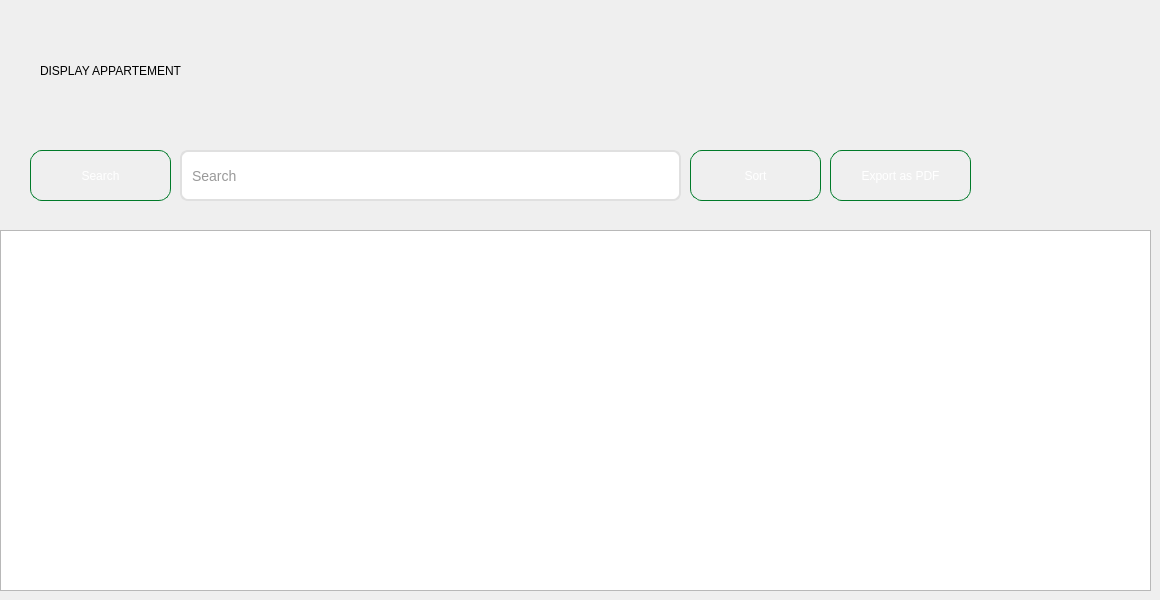
         <widget class="QWidget" name="tab_14">
          <attribute name="title">
           <string>DISPLAY</string>
          </attribute>
          <widget class="QWidget" name="widget_12" native="true">
           <property name="geometry">
            <rect>
             <x>0</x>
             <y>0</y>
             <width>1151</width>
             <height>591</height>
            </rect>
           </property>
           <widget class="QPushButton" name="searchRoomBtn_3">
            <property name="geometry">
             <rect>
              <x>30</x>
              <y>150</y>
              <width>141</width>
              <height>51</height>
             </rect>
            </property>
            <property name="styleSheet">
             <string notr="true">QPushButton {
	font: 700 italic 10pt &quot;Times New Roman&quot;;
    background: qlineargradient(x1:0, y1:0, x2:0, y2:1,
                                stop:0 #00ff66, stop:1 #009933);
    color: white;
    border: 1px solid #007a29;
    border-radius: 12px;
    padding: 6px;
}
QPushButton :hover {
    background: qlineargradient(x1:0, y1:0, x2:0, y2:1,
                                stop:0 #33ff99, stop:1 #00cc44);
}

QPushButton:pressed {
    background: qlineargradient(x1:0, y1:0, x2:0, y2:1,
                                stop:0 #00cc44, stop:1 #007a29);
}
</string>
            </property>
            <property name="text">
             <string>Search</string>
            </property>
           </widget>
           <widget class="QLineEdit" name="searchEdit">
            <property name="geometry">
             <rect>
              <x>180</x>
              <y>150</y>
              <width>501</width>
              <height>51</height>
             </rect>
            </property>
            <property name="styleSheet">
             <string notr="true">QLineEdit {
    background-color: white;
    border: 2px solid #e0e0e0;
    border-radius: 8px;
    padding: 8px;
    font-size: 14px;
    color: #333;
}

QLineEdit:hover {
    border: 2px solid #29b6f6;
    background-color: #f9f9f9;
}

QLineEdit:focus {
    border: 2px solid #0d47a1;
    background-color: white;
}</string>
            </property>
            <property name="placeholderText">
             <string>Search</string>
            </property>
           </widget>
           <widget class="QPushButton" name="sortBtn">
            <property name="geometry">
             <rect>
              <x>690</x>
              <y>150</y>
              <width>131</width>
              <height>51</height>
             </rect>
            </property>
            <property name="styleSheet">
             <string notr="true">QPushButton {
	font: 700 italic 10pt &quot;Times New Roman&quot;;
    background: qlineargradient(x1:0, y1:0, x2:0, y2:1,
                                stop:0 #00ff66, stop:1 #009933);
    color: white;
    border: 1px solid #007a29;
    border-radius: 12px;
    padding: 6px;
}
QPushButton :hover {
    background: qlineargradient(x1:0, y1:0, x2:0, y2:1,
                                stop:0 #33ff99, stop:1 #00cc44);
}

QPushButton:pressed {
    background: qlineargradient(x1:0, y1:0, x2:0, y2:1,
                                stop:0 #00cc44, stop:1 #007a29);
}
</string>
            </property>
            <property name="text">
             <string>Sort</string>
            </property>
           </widget>
           <widget class="QPushButton" name="exportPdfBtn">
            <property name="geometry">
             <rect>
              <x>830</x>
              <y>150</y>
              <width>141</width>
              <height>51</height>
             </rect>
            </property>
            <property name="styleSheet">
             <string notr="true">QPushButton {
	font: 700 italic 10pt &quot;Times New Roman&quot;;
    background: qlineargradient(x1:0, y1:0, x2:0, y2:1,
                                stop:0 #00ff66, stop:1 #009933);
    color: white;
    border: 1px solid #007a29;
    border-radius: 12px;
    padding: 6px;
}
QPushButton :hover {
    background: qlineargradient(x1:0, y1:0, x2:0, y2:1,
                                stop:0 #33ff99, stop:1 #00cc44);
}

QPushButton:pressed {
    background: qlineargradient(x1:0, y1:0, x2:0, y2:1,
                                stop:0 #00cc44, stop:1 #007a29);
}
</string>
            </property>
            <property name="text">
             <string>Export as PDF</string>
            </property>
           </widget>
           <widget class="QLabel" name="label_29">
            <property name="geometry">
             <rect>
              <x>40</x>
              <y>40</y>
              <width>711</width>
              <height>61</height>
             </rect>
            </property>
            <property name="styleSheet">
             <string notr="true">font: 700 italic 36pt &quot;Times New Roman&quot;;</string>
            </property>
            <property name="text">
             <string>DISPLAY APPARTEMENT</string>
            </property>
           </widget>
           <widget class="QLabel" name="label_45">
            <property name="geometry">
             <rect>
              <x>840</x>
              <y>30</y>
              <width>121</width>
              <height>81</height>
             </rect>
            </property>
            <property name="styleSheet">
             <string notr="true">background:transparent;</string>
            </property>
            <property name="text">
             <string/>
            </property>
            <property name="pixmap">
             <pixmap>../../Downloads/Capture_d_écran_2025-09-29_075328-removebg-preview.png</pixmap>
            </property>
            <property name="scaledContents">
             <bool>true</bool>
            </property>
           </widget>
           <widget class="QTableView" name="appartementTableView">
            <property name="geometry">
             <rect>
              <x>0</x>
              <y>230</y>
              <width>1151</width>
              <height>361</height>
             </rect>
            </property>
           </widget>
          </widget>
         </widget>
